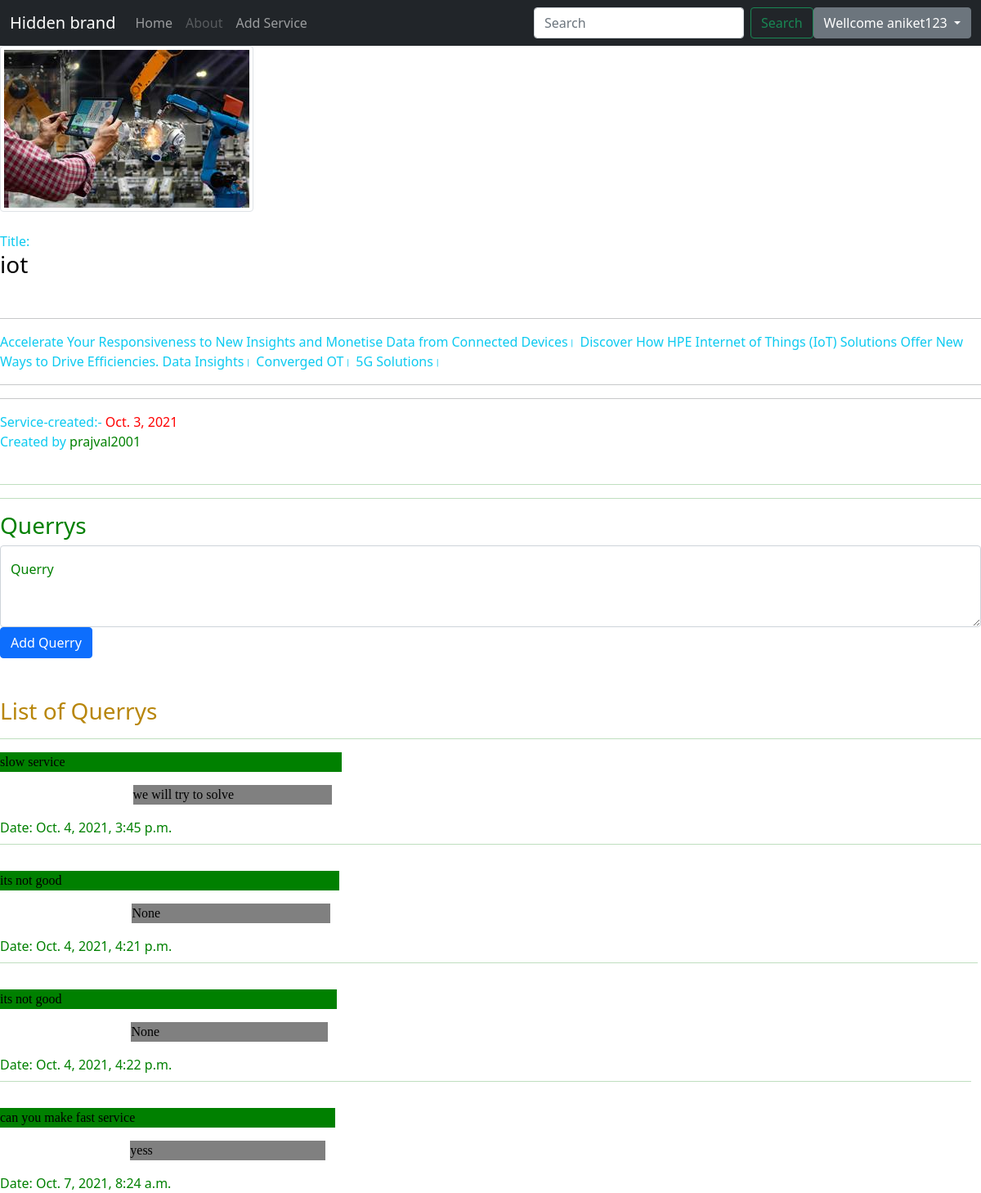
Page /post/detail/42 (signed in) on the committed database.
### service/models.py (models this page shows, shortened)
class Post(models.Model):
    title=models.CharField(max_length=150)
    body=models.TextField()
    liked=models.IntegerField(default=0)
    creator = models.ForeignKey(User, on_delete=CASCADE)
    updated=models.DateField(auto_now=True)
    created=models.DateField(auto_now_add=True)
    cover=models.ImageField(blank=True, null=True)

class Querry(models.Model):
    content=models.TextField()
    provider=models.ForeignKey(User,on_delete=CASCADE)
    post=models.ForeignKey(Post,on_delete=CASCADE, default=None)
    date_created=models.DateTimeField(auto_now_add=True,help_text="The date and time the Querry was created.")
    date_edited=models.DateTimeField(null=True,help_text="The date and time the Querry was last edited.")
    Answer=models.CharField(default=None,max_length=1000,null=True,blank=True)

### service/views.py (the view)
# urls.py: path('post/detail/<int:pk>',service.views.posts_detail,name='post_detail'),
def posts_detail(request,pk):
    user=[]
    context={}
    post=get_object_or_404(Post,pk=pk)
    userr=User.objects.filter(id=post.creator_id)
    lik=likee.objects.filter(user_like_id=pk)
    querys=post.querry_set.all()
    if post.creator_id==request.user.id:
        context={
                'post':post,
                'querrys':querys,
                'hider':True,
                'userr':userr[0]
                    }
    else:
        context={
                'post':post,
                'querrys':querys,
                'like':True,
                'hider':False,
                'userr':userr[0]
                        }
    return render(request,'detail.html',context)

### service/templates/detail.html (shortened to what this page needs)
{% extends 'base.html' %} {% block main %}
<img src="{{ post.cover.url }}" class="img-thumbnail" alt="..."><br><br>
<span class="text-info">Title:</span>
<h3 style="color:black">
    <span>{{ post.title }}</span></h3>
<br>
<hr>
<span class="text-info">{{ post.body }}</span>
<hr>
<hr>
<span class="text-info">Service-created:-</span>
<span style="color:red">{{ post.created }}
            <br>
            <span class="text-info">Created by</span>
<span style="color:green">{{ userr.username }}
            <br>
            <br>
            <hr>
            <hr>
            {% if user.is_authenticated %}
            <h3>Querrys</h1>
            <form action="{% url 'add_querry' post.pk%}" method='post'>
                <div class="form-floating">
                    <textarea class="form-control" placeholder="Leave your Querry" name="logusername" style="height: 100px;"></textarea>
                    <label for="logusername">Querry</label>
                </div>
                <button type="submit" class="btn btn-primary">Add Querry</button>
            </form>
            {% else %}
            <h3>Login or Register yourself for adding any Query</h3>
            {% endif %}
            <br><br>
              <h3 style="color: darkgoldenrod;">List of Querrys</h3>
            {% for query in querrys  %}
            <hr>
            <div class="row g-2">
                <div class="col-sm-7">
                    <div style="background-color: green; margin-right: 40%;">
                  <p style="color:black; font-family: Georgia, 'Times New Roman', Times, serif;">{{ query.content }}</p>
                </div>
                <div class="col-sm-7">
                    <div style="background-color:grey; margin-left: 40%;">
                  <p style="color:black; font-family: Georgia, 'Times New Roman', Times, serif;">{{ query.Answer }}</p>
                </div>
                </div>
                <div class="col-sm-7">
                Date: {{ query.date_created }}
                </div>
            </div>
            {% endfor %}
    {% endblock main %}

### service/templates/base.html (shortened to what this page needs)
{% load static %}
<!doctype html>
<html lang="en">
<head>
    <link href="https://cdn.jsdelivr.net/npm/bootstrap@5.1.1/dist/css/bootstrap.min.css" rel="stylesheet">
</head>
<body>
    <nav class="navbar navbar-expand-lg navbar-dark bg-dark">
        <div class="container-fluid">
            <div class="collapse navbar-collapse" id="navbarTogglerDemo01">
                <a class="navbar-brand" href="#">Hidden brand</a>
                <ul class="navbar-nav me-auto mb-2 mb-lg-0">
                    <li class="nav-item">
                        <a class="nav-link" href="{% url 'home' %}">Home</a>
                    </li>
                    <li class="nav-item">
                        <a class="nav-link disabled">About</a>
                    </li>
                    {% if user.is_authenticated %}
                    <li class="nav-item">
                        <a class="nav-link" href="/add_service">Add Service</a>
                    </li>
                    {% endif %}
                </ul>
                <form class="d-flex" method="POST" action="{% url 'search' %}">
                    <input class="form-control me-2" type="search" placeholder="Search" aria-label="Search" id="mysearch" name="mysearch">
                    <button class="btn btn-outline-success" type="submit">Search</button>
                </form>
                {% if user.is_authenticated %}
                <div class="dropdown">
                    <button class="btn btn-secondary dropdown-toggle" type="button" id="dropdownMenuButton1" data-bs-toggle="dropdown" aria-expanded="false">
                   Wellcome {{request.user.username}}
                 </button>
                </div>
                {% else %}
                <button type="button" class="btn btn-outline-success" data-bs-target="#log_in" data-bs-toggle="modal">Log-in</button>
                <button type="submit" class="btn btn-outline-success" data-bs-target="#sign_up" data-bs-toggle="modal">sign-up</button> {% endif %}
            </div>
    </nav>
    {% block main %}{% endblock main %}
</body>
</html>

### rows in the picture
Post: cover (picture), title "iot", body "Accelerate Your Responsiveness to New Insights and Monetise Data from Connected Devices। Discover How HPE Internet of Things (IoT) Solutions Offer New Ways to Drive Efficiencies. Data Insights। Converged OT। 5G Solutions।", created "Oct. 3, 2021"
Querry: content "slow service", Answer "we will try to solve", date_created "Oct. 4, 2021, 3:45 p.m."
Querry: content "its not good", Answer "None", date_created "Oct. 4, 2021, 4:21 p.m."
Querry: content "its not good", Answer "None", date_created "Oct. 4, 2021, 4:22 p.m."
Querry: content "can you make fast service", Answer "yess", date_created "Oct. 7, 2021, 8:24 a.m."

### other values in the picture
{{ request.user.username }} "aniket123"
{{ userr.username }} "prajval2001"
